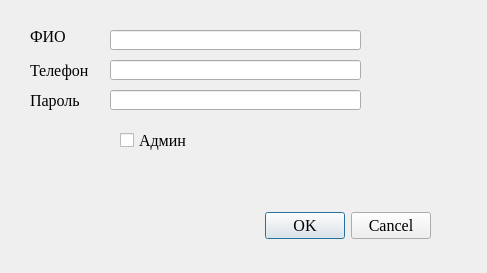
<?xml version="1.0" encoding="UTF-8"?>
<ui version="4.0">
 <class>AddManagerDialog</class>
 <widget class="QDialog" name="AddManagerDialog">
  <property name="geometry">
   <rect>
    <x>0</x>
    <y>0</y>
    <width>487</width>
    <height>273</height>
   </rect>
  </property>
  <property name="font">
   <font>
    <family>Times New Roman</family>
    <pointsize>12</pointsize>
   </font>
  </property>
  <property name="windowTitle">
   <string>Dialog</string>
  </property>
  <widget class="QDialogButtonBox" name="buttonBox">
   <property name="geometry">
    <rect>
     <x>90</x>
     <y>210</y>
     <width>341</width>
     <height>32</height>
    </rect>
   </property>
   <property name="orientation">
    <enum>Qt::Horizontal</enum>
   </property>
   <property name="standardButtons">
    <set>QDialogButtonBox::Cancel|QDialogButtonBox::Ok</set>
   </property>
  </widget>
  <widget class="QLabel" name="label">
   <property name="geometry">
    <rect>
     <x>30</x>
     <y>30</y>
     <width>47</width>
     <height>13</height>
    </rect>
   </property>
   <property name="text">
    <string>ФИО</string>
   </property>
  </widget>
  <widget class="QLineEdit" name="lineEdit">
   <property name="geometry">
    <rect>
     <x>110</x>
     <y>30</y>
     <width>251</width>
     <height>20</height>
    </rect>
   </property>
  </widget>
  <widget class="QLineEdit" name="lineEdit_2">
   <property name="geometry">
    <rect>
     <x>110</x>
     <y>60</y>
     <width>251</width>
     <height>20</height>
    </rect>
   </property>
  </widget>
  <widget class="QLabel" name="label_2">
   <property name="geometry">
    <rect>
     <x>30</x>
     <y>60</y>
     <width>61</width>
     <height>21</height>
    </rect>
   </property>
   <property name="text">
    <string>Телефон</string>
   </property>
  </widget>
  <widget class="QLineEdit" name="lineEdit_3">
   <property name="geometry">
    <rect>
     <x>110</x>
     <y>90</y>
     <width>251</width>
     <height>20</height>
    </rect>
   </property>
  </widget>
  <widget class="QLabel" name="label_3">
   <property name="geometry">
    <rect>
     <x>30</x>
     <y>90</y>
     <width>61</width>
     <height>21</height>
    </rect>
   </property>
   <property name="text">
    <string>Пароль</string>
   </property>
  </widget>
  <widget class="QCheckBox" name="checkBox">
   <property name="geometry">
    <rect>
     <x>120</x>
     <y>130</y>
     <width>111</width>
     <height>21</height>
    </rect>
   </property>
   <property name="text">
    <string>Админ</string>
   </property>
  </widget>
 </widget>
 <resources/>
 <connections>
  <connection>
   <sender>buttonBox</sender>
   <signal>accepted()</signal>
   <receiver>AddManagerDialog</receiver>
   <slot>accept()</slot>
   <hints>
    <hint type="sourcelabel">
     <x>248</x>
     <y>254</y>
    </hint>
    <hint type="destinationlabel">
     <x>157</x>
     <y>274</y>
    </hint>
   </hints>
  </connection>
  <connection>
   <sender>buttonBox</sender>
   <signal>rejected()</signal>
   <receiver>AddManagerDialog</receiver>
   <slot>reject()</slot>
   <hints>
    <hint type="sourcelabel">
     <x>316</x>
     <y>260</y>
    </hint>
    <hint type="destinationlabel">
     <x>286</x>
     <y>274</y>
    </hint>
   </hints>
  </connection>
 </connections>
</ui>
